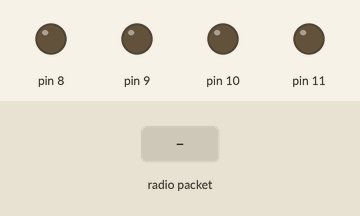
Simulated run of this sketch. Board: Arduino Uno, built with avr-gcc and run on an emulated ATmega328P. On the bench: output pins drawn as LEDs (lit = HIGH). The inputs (shaded band) are chosen by the test bench. No radio packets arrive unless stated.

Above: at 1.2 s.
1.3 s: radio packet "f" arrives
At 2.1 s:
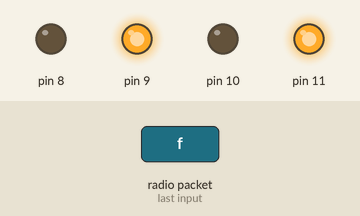
2.8 s: radio packet "b" arrives
At 3.2 s:
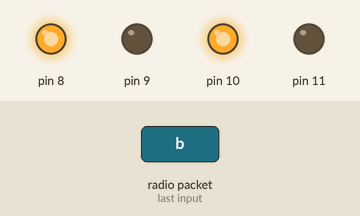
4.3 s: radio packet "r" arrives
At 5.5 s:
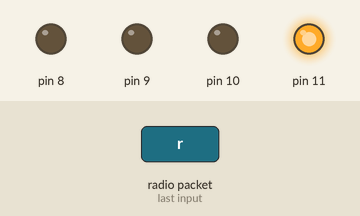
5.8 s: radio packet "l" arrives
At 6.7 s:
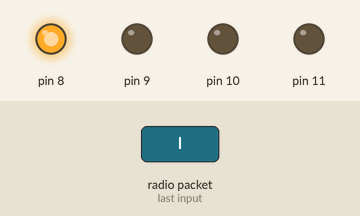
7.3 s: radio packet "s" arrives
At 7.9 s:
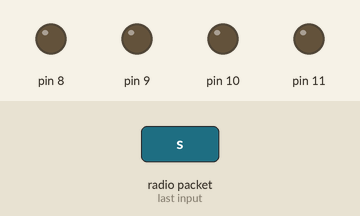
Timing chart, 0 to 9.8 s (numbered marks = the images above; inputs shaded):
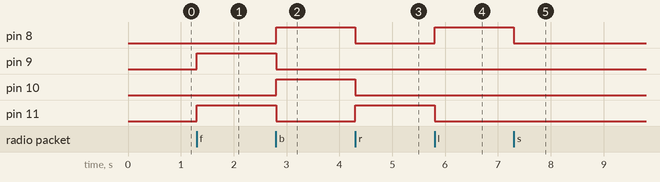

Measured:
- after the input at 1.3 s, pin 9, pin 11: LOW → HIGH at once
- after the input at 2.8 s, pin 8, pin 10: LOW → HIGH at once; pin 9, pin 11: HIGH → LOW at once
- after the input at 4.3 s, pin 8, pin 10: HIGH → LOW at once; pin 11: LOW → HIGH at once
- after the input at 5.8 s, pin 8: LOW → HIGH at once; pin 11: HIGH → LOW at once
- after the input at 7.3 s, pin 8: HIGH → LOW at once

The sketch:

Reciever_code.ino
```cpp
//Virtual wire library
#include <VirtualWire.h>
void setup() {
  // put your setup code here, to run once:
  pinMode(8, OUTPUT);
  pinMode(9, OUTPUT);
  pinMode(10, OUTPUT);
  pinMode(11, OUTPUT);
  Serial.begin(9600);
  vw_set_rx_pin(2);
  vw_setup(2000);
  pinMode(2, INPUT);
  vw_rx_start();
}
//This code will run in a loop
void loop() {
  uint8_t buf[VW_MAX_MESSAGE_LEN];
  uint8_t buflen = VW_MAX_MESSAGE_LEN;
  if (vw_get_message(buf, &buflen)) {
    //Forward
    if (buf[0] == 'f') {
      digitalWrite(11, HIGH);
      digitalWrite(9, HIGH);
      digitalWrite(10, LOW);
      digitalWrite(8, LOW);
    }
    //Backward
    else if (buf[0] == 'b') {

      digitalWrite(11, LOW);
      digitalWrite(9, LOW);
      digitalWrite(10, HIGH);
      digitalWrite(8, HIGH);
    }
    //Right
     else if (buf[0] == 'r') {

      digitalWrite(11, HIGH);
      digitalWrite(9, LOW);
      digitalWrite(10, LOW);
      digitalWrite(8, LOW);
    }
    //Left
    else if (buf[0] == 'l') {

      digitalWrite(11, LOW);
      digitalWrite(9, LOW);
      digitalWrite(10, LOW);
      digitalWrite(8, HIGH);
    }
    //Stop
    else if (buf[0] == 's') {
      digitalWrite(11, LOW);
      digitalWrite(9, LOW);
      digitalWrite(10, LOW);
      digitalWrite(8, LOW);
    }
  }
}
void forward() {

  digitalWrite(11, HIGH);
  digitalWrite(9, HIGH);
  digitalWrite(10, LOW);
  digitalWrite(8, LOW);
}
void backward() {
  digitalWrite(11, LOW);
  digitalWrite(9, LOW);
  digitalWrite(10, HIGH);
  digitalWrite(8, HIGH);
}
void right() {
  digitalWrite(11, HIGH);
  digitalWrite(9, LOW);
  digitalWrite(10, LOW);
  digitalWrite(8, LOW);
}
void left() {
  digitalWrite(11, LOW);
  digitalWrite(9, LOW);
  digitalWrite(10, LOW);
  digitalWrite(8, HIGH);
}
```
